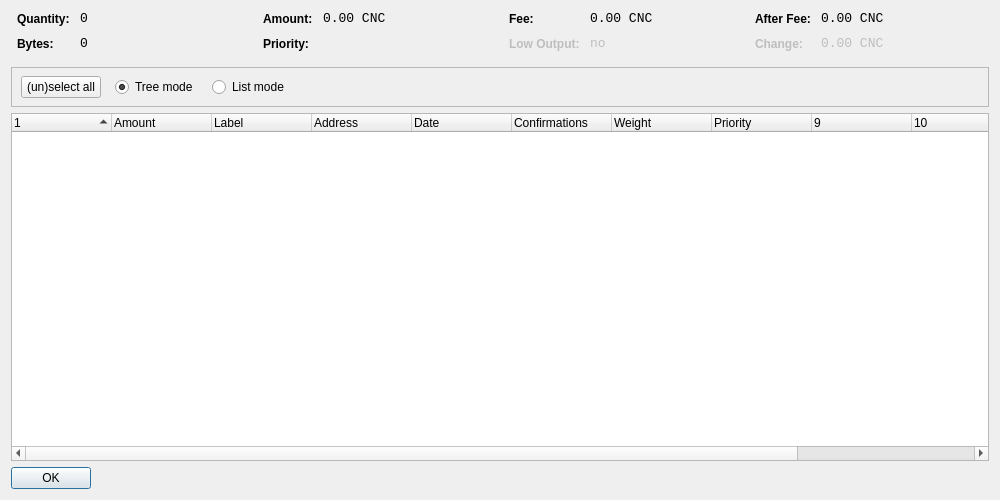
<?xml version="1.0" encoding="UTF-8"?>
<ui version="4.0">
 <class>CoinControlDialog</class>
 <widget class="QWidget" name="CoinControlDialog">
  <property name="geometry">
   <rect>
    <x>0</x>
    <y>0</y>
    <width>1000</width>
    <height>500</height>
   </rect>
  </property>
  <property name="windowTitle">
   <string>Coin Control</string>
  </property>
  <layout class="QVBoxLayout" name="verticalLayout">
   <item>
    <layout class="QHBoxLayout" name="horizontalLayoutTop" stretch="0,0,0,0">
     <property name="topMargin">
      <number>0</number>
     </property>
     <property name="bottomMargin">
      <number>10</number>
     </property>
     <item>
      <layout class="QFormLayout" name="formLayoutCoinControl1">
       <property name="horizontalSpacing">
        <number>10</number>
       </property>
       <property name="verticalSpacing">
        <number>10</number>
       </property>
       <property name="leftMargin">
        <number>6</number>
       </property>
       <property name="rightMargin">
        <number>6</number>
       </property>
       <item row="0" column="0">
        <widget class="QLabel" name="labelCoinControlQuantityText">
         <property name="styleSheet">
          <string notr="true">font-weight:bold;</string>
         </property>
         <property name="text">
          <string>Quantity:</string>
         </property>
        </widget>
       </item>
       <item row="0" column="1">
        <widget class="QLabel" name="labelCoinControlQuantity">
         <property name="font">
          <font>
           <family>Monospace</family>
           <pointsize>10</pointsize>
          </font>
         </property>
         <property name="cursor">
          <cursorShape>IBeamCursor</cursorShape>
         </property>
         <property name="contextMenuPolicy">
          <enum>Qt::ActionsContextMenu</enum>
         </property>
         <property name="text">
          <string notr="true">0</string>
         </property>
         <property name="textInteractionFlags">
          <set>Qt::LinksAccessibleByMouse|Qt::TextSelectableByKeyboard|Qt::TextSelectableByMouse</set>
         </property>
        </widget>
       </item>
       <item row="1" column="0">
        <widget class="QLabel" name="labelCoinControlBytesText">
         <property name="styleSheet">
          <string notr="true">font-weight:bold;</string>
         </property>
         <property name="text">
          <string>Bytes:</string>
         </property>
        </widget>
       </item>
       <item row="1" column="1">
        <widget class="QLabel" name="labelCoinControlBytes">
         <property name="font">
          <font>
           <family>Monospace</family>
           <pointsize>10</pointsize>
          </font>
         </property>
         <property name="cursor">
          <cursorShape>IBeamCursor</cursorShape>
         </property>
         <property name="contextMenuPolicy">
          <enum>Qt::ActionsContextMenu</enum>
         </property>
         <property name="text">
          <string notr="true">0</string>
         </property>
         <property name="textInteractionFlags">
          <set>Qt::LinksAccessibleByMouse|Qt::TextSelectableByKeyboard|Qt::TextSelectableByMouse</set>
         </property>
        </widget>
       </item>
      </layout>
     </item>
     <item>
      <layout class="QFormLayout" name="formLayoutCoinControl2">
       <property name="horizontalSpacing">
        <number>10</number>
       </property>
       <property name="verticalSpacing">
        <number>10</number>
       </property>
       <property name="leftMargin">
        <number>6</number>
       </property>
       <property name="rightMargin">
        <number>6</number>
       </property>
       <item row="0" column="0">
        <widget class="QLabel" name="labelCoinControlAmountText">
         <property name="styleSheet">
          <string notr="true">font-weight:bold;</string>
         </property>
         <property name="text">
          <string>Amount:</string>
         </property>
        </widget>
       </item>
       <item row="0" column="1">
        <widget class="QLabel" name="labelCoinControlAmount">
         <property name="font">
          <font>
           <family>Monospace</family>
           <pointsize>10</pointsize>
          </font>
         </property>
         <property name="cursor">
          <cursorShape>IBeamCursor</cursorShape>
         </property>
         <property name="contextMenuPolicy">
          <enum>Qt::ActionsContextMenu</enum>
         </property>
         <property name="text">
          <string notr="true">0.00 CNC</string>
         </property>
         <property name="textInteractionFlags">
          <set>Qt::LinksAccessibleByMouse|Qt::TextSelectableByKeyboard|Qt::TextSelectableByMouse</set>
         </property>
        </widget>
       </item>
       <item row="1" column="0">
        <widget class="QLabel" name="labelCoinControlPriorityText">
         <property name="styleSheet">
          <string notr="true">font-weight:bold;</string>
         </property>
         <property name="text">
          <string>Priority:</string>
         </property>
        </widget>
       </item>
       <item row="1" column="1">
        <widget class="QLabel" name="labelCoinControlPriority">
         <property name="font">
          <font>
           <family>Monospace</family>
           <pointsize>10</pointsize>
          </font>
         </property>
         <property name="cursor">
          <cursorShape>IBeamCursor</cursorShape>
         </property>
         <property name="contextMenuPolicy">
          <enum>Qt::ActionsContextMenu</enum>
         </property>
         <property name="text">
          <string/>
         </property>
         <property name="textInteractionFlags">
          <set>Qt::LinksAccessibleByMouse|Qt::TextSelectableByKeyboard|Qt::TextSelectableByMouse</set>
         </property>
        </widget>
       </item>
      </layout>
     </item>
     <item>
      <layout class="QFormLayout" name="formLayoutCoinControl3">
       <property name="horizontalSpacing">
        <number>10</number>
       </property>
       <property name="verticalSpacing">
        <number>10</number>
       </property>
       <property name="leftMargin">
        <number>6</number>
       </property>
       <property name="rightMargin">
        <number>6</number>
       </property>
       <item row="0" column="0">
        <widget class="QLabel" name="labelCoinControlFeeText">
         <property name="styleSheet">
          <string notr="true">font-weight:bold;</string>
         </property>
         <property name="text">
          <string>Fee:</string>
         </property>
        </widget>
       </item>
       <item row="0" column="1">
        <widget class="QLabel" name="labelCoinControlFee">
         <property name="font">
          <font>
           <family>Monospace</family>
           <pointsize>10</pointsize>
          </font>
         </property>
         <property name="cursor">
          <cursorShape>IBeamCursor</cursorShape>
         </property>
         <property name="contextMenuPolicy">
          <enum>Qt::ActionsContextMenu</enum>
         </property>
         <property name="text">
          <string notr="true">0.00 CNC</string>
         </property>
         <property name="textInteractionFlags">
          <set>Qt::LinksAccessibleByMouse|Qt::TextSelectableByKeyboard|Qt::TextSelectableByMouse</set>
         </property>
        </widget>
       </item>
       <item row="1" column="0">
        <widget class="QLabel" name="labelCoinControlLowOutputText">
         <property name="enabled">
          <bool>false</bool>
         </property>
         <property name="styleSheet">
          <string notr="true">font-weight:bold;</string>
         </property>
         <property name="text">
          <string>Low Output:</string>
         </property>
        </widget>
       </item>
       <item row="1" column="1">
        <widget class="QLabel" name="labelCoinControlLowOutput">
         <property name="enabled">
          <bool>false</bool>
         </property>
         <property name="font">
          <font>
           <family>Monospace</family>
           <pointsize>10</pointsize>
          </font>
         </property>
         <property name="cursor">
          <cursorShape>IBeamCursor</cursorShape>
         </property>
         <property name="contextMenuPolicy">
          <enum>Qt::ActionsContextMenu</enum>
         </property>
         <property name="text">
          <string>no</string>
         </property>
         <property name="textInteractionFlags">
          <set>Qt::LinksAccessibleByMouse|Qt::TextSelectableByKeyboard|Qt::TextSelectableByMouse</set>
         </property>
        </widget>
       </item>
      </layout>
     </item>
     <item>
      <layout class="QFormLayout" name="formLayoutCoinControl4">
       <property name="horizontalSpacing">
        <number>10</number>
       </property>
       <property name="verticalSpacing">
        <number>10</number>
       </property>
       <property name="leftMargin">
        <number>6</number>
       </property>
       <property name="rightMargin">
        <number>6</number>
       </property>
       <item row="0" column="0">
        <widget class="QLabel" name="labelCoinControlAfterFeeText">
         <property name="styleSheet">
          <string notr="true">font-weight:bold;</string>
         </property>
         <property name="text">
          <string>After Fee:</string>
         </property>
        </widget>
       </item>
       <item row="0" column="1">
        <widget class="QLabel" name="labelCoinControlAfterFee">
         <property name="font">
          <font>
           <family>Monospace</family>
           <pointsize>10</pointsize>
          </font>
         </property>
         <property name="cursor">
          <cursorShape>IBeamCursor</cursorShape>
         </property>
         <property name="contextMenuPolicy">
          <enum>Qt::ActionsContextMenu</enum>
         </property>
         <property name="text">
          <string notr="true">0.00 CNC</string>
         </property>
         <property name="textInteractionFlags">
          <set>Qt::LinksAccessibleByMouse|Qt::TextSelectableByKeyboard|Qt::TextSelectableByMouse</set>
         </property>
        </widget>
       </item>
       <item row="1" column="0">
        <widget class="QLabel" name="labelCoinControlChangeText">
         <property name="enabled">
          <bool>false</bool>
         </property>
         <property name="styleSheet">
          <string notr="true">font-weight:bold;</string>
         </property>
         <property name="text">
          <string>Change:</string>
         </property>
        </widget>
       </item>
       <item row="1" column="1">
        <widget class="QLabel" name="labelCoinControlChange">
         <property name="enabled">
          <bool>false</bool>
         </property>
         <property name="font">
          <font>
           <family>Monospace</family>
           <pointsize>10</pointsize>
          </font>
         </property>
         <property name="cursor">
          <cursorShape>IBeamCursor</cursorShape>
         </property>
         <property name="contextMenuPolicy">
          <enum>Qt::ActionsContextMenu</enum>
         </property>
         <property name="text">
          <string notr="true">0.00 CNC</string>
         </property>
         <property name="textInteractionFlags">
          <set>Qt::LinksAccessibleByMouse|Qt::TextSelectableByKeyboard|Qt::TextSelectableByMouse</set>
         </property>
        </widget>
       </item>
      </layout>
     </item>
    </layout>
   </item>
   <item>
    <widget class="QFrame" name="frame">
     <property name="minimumSize">
      <size>
       <width>0</width>
       <height>40</height>
      </size>
     </property>
     <property name="frameShape">
      <enum>QFrame::StyledPanel</enum>
     </property>
     <property name="frameShadow">
      <enum>QFrame::Sunken</enum>
     </property>
     <widget class="QWidget" name="horizontalLayoutWidget">
      <property name="geometry">
       <rect>
        <x>10</x>
        <y>0</y>
        <width>781</width>
        <height>41</height>
       </rect>
      </property>
      <layout class="QHBoxLayout" name="horizontalLayoutPanel" stretch="0,0,0,0">
       <property name="spacing">
        <number>14</number>
       </property>
       <item>
        <widget class="QPushButton" name="pushButtonSelectAll">
         <property name="sizePolicy">
          <sizepolicy hsizetype="Maximum" vsizetype="Fixed">
           <horstretch>0</horstretch>
           <verstretch>0</verstretch>
          </sizepolicy>
         </property>
         <property name="text">
          <string>(un)select all</string>
         </property>
        </widget>
       </item>
       <item>
        <widget class="QRadioButton" name="radioTreeMode">
         <property name="sizePolicy">
          <sizepolicy hsizetype="Maximum" vsizetype="Fixed">
           <horstretch>0</horstretch>
           <verstretch>0</verstretch>
          </sizepolicy>
         </property>
         <property name="text">
          <string>Tree mode</string>
         </property>
         <property name="checked">
          <bool>true</bool>
         </property>
        </widget>
       </item>
       <item>
        <widget class="QRadioButton" name="radioListMode">
         <property name="sizePolicy">
          <sizepolicy hsizetype="Maximum" vsizetype="Fixed">
           <horstretch>0</horstretch>
           <verstretch>0</verstretch>
          </sizepolicy>
         </property>
         <property name="text">
          <string>List mode</string>
         </property>
        </widget>
       </item>
       <item>
        <spacer name="horizontalSpacer">
         <property name="orientation">
          <enum>Qt::Horizontal</enum>
         </property>
         <property name="sizeHint" stdset="0">
          <size>
           <width>40</width>
           <height>20</height>
          </size>
         </property>
        </spacer>
       </item>
      </layout>
     </widget>
    </widget>
   </item>
   <item>
    <widget class="CoinControlTreeWidget" name="treeWidget">
     <property name="contextMenuPolicy">
      <enum>Qt::CustomContextMenu</enum>
     </property>
     <property name="sortingEnabled">
      <bool>false</bool>
     </property>
     <property name="columnCount">
      <number>12</number>
     </property>
     <attribute name="headerShowSortIndicator" stdset="0">
      <bool>true</bool>
     </attribute>
     <attribute name="headerStretchLastSection">
      <bool>false</bool>
     </attribute>
     <column>
      <property name="text">
       <string/>
      </property>
     </column>
     <column>
      <property name="text">
       <string>Amount</string>
      </property>
     </column>
     <column>
      <property name="text">
       <string>Label</string>
      </property>
     </column>
     <column>
      <property name="text">
       <string>Address</string>
      </property>
     </column>
     <column>
      <property name="text">
       <string>Date</string>
      </property>
     </column>
     <column>
      <property name="text">
       <string>Confirmations</string>
      </property>
      <property name="toolTip">
       <string>Confirmed</string>
      </property>
     </column>
     <column>
      <property name="text">
       <string>Weight</string>
      </property>
     </column>
     <column>
      <property name="text">
       <string>Priority</string>
      </property>
     </column>
     <column>
      <property name="text">
       <string/>
      </property>
     </column>
     <column>
      <property name="text">
       <string/>
      </property>
     </column>
     <column>
      <property name="text">
       <string/>
      </property>
     </column>
     <column>
      <property name="text">
       <string/>
      </property>
     </column>
    </widget>
   </item>
   <item>
    <widget class="QDialogButtonBox" name="buttonBox">
     <property name="sizePolicy">
      <sizepolicy hsizetype="Maximum" vsizetype="Fixed">
       <horstretch>0</horstretch>
       <verstretch>0</verstretch>
      </sizepolicy>
     </property>
     <property name="orientation">
      <enum>Qt::Horizontal</enum>
     </property>
     <property name="standardButtons">
      <set>QDialogButtonBox::Ok</set>
     </property>
    </widget>
   </item>
  </layout>
 </widget>
 <customwidgets>
  <customwidget>
   <class>CoinControlTreeWidget</class>
   <extends>QTreeWidget</extends>
   <header>coincontroltreewidget.h</header>
  </customwidget>
 </customwidgets>
 <resources/>
 <connections/>
</ui>
